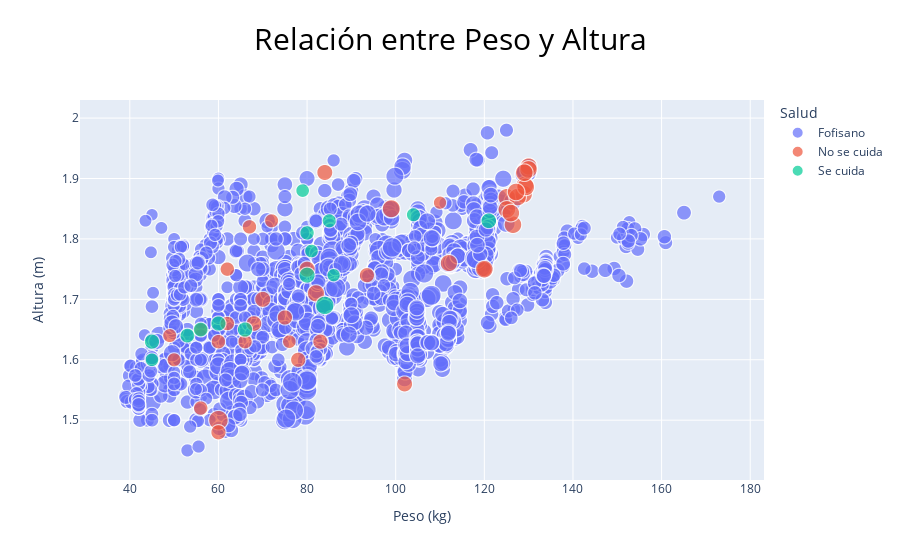

Notebook code cell kept with this figure:
### Markdown cell above
La cantidad de personas que se cuidan frente a las que no se cuidan es mínimamente superior en el grupo con peso insuficiente, en el resto de grupos hay mayor número de personas que no se cuidan

### Code cell
fig = px.scatter(obesidad_limpio, x='weight', y='height', color='Salud', size='age',
                 labels={'weight': 'Peso (kg)', 'height': 'Altura (m)'},
                 title='Relación entre Peso y Altura')
# Modificar el título
fig.update_layout(title_font=dict(size=30,color='black'),title_x=0.5)
# Mostrar el gráfico
fig.show()

### Figure 1 — Plotly figure (JSON) as saved in the notebook; plotly's stock layout.template omitted (floating-point values rounded to 4 significant figures; data arrays with more than 128 entries replaced by an {"elided": "..."} marker saying what was removed)
{"data": [{"hovertemplate": "Salud=Fofisano<br>Peso (kg)=%{x}<br>Altura (m)=%{y}<br>age=%{marker.size}<extra></extra>", "legendgroup": "Fofisano", "marker": {"color": "#636efa", "size": {"elided": "1999 float values"}, "sizemode": "area", "sizeref": 0.1, "symbol": "circle"}, "mode": "markers", "name": "Fofisano", "showlegend": true, "type": "scattergl", "x": {"elided": "1999 float values"}, "xaxis": "x", "y": {"elided": "1999 float values"}, "yaxis": "y"}, {"hovertemplate": "Salud=No se cuida<br>Peso (kg)=%{x}<br>Altura (m)=%{y}<br>age=%{marker.size}<extra></extra>", "legendgroup": "No se cuida", "marker": {"color": "#EF553B", "size": [21, 30, 20, 21, 30, 19, 23, 19, 23, 38, 20, 21, 30, 26, 23, 26, 23, 26, 23, 21, 33, 20, 21, 21, 18, 26, 23, 25, 30.61, 31.46, 31.35, 30.58, 31.19, 31.36, 31.03, 30.68, 31.21, 30.9, 31.2, 31.19], "sizemode": "area", "sizeref": 0.1, "symbol": "circle"}, "mode": "markers", "name": "No se cuida", "showlegend": true, "type": "scattergl", "x": [56, 82, 50, 62, 112, 76, 75, 56, 93.5, 60, 72, 60, 130, 84, 60, 80, 83, 102, 78, 66, 99, 49, 67, 62, 110, 70, 120, 68, 120, 128.9, 126.5, 125.1, 129.2, 127.5, 129.3, 130.0, 127.2, 129.0, 125.1, 126.0], "xaxis": "x", "y": [1.52, 1.71, 1.6, 1.66, 1.76, 1.63, 1.67, 1.65, 1.74, 1.5, 1.83, 1.63, 1.92, 1.91, 1.48, 1.75, 1.63, 1.56, 1.6, 1.63, 1.85, 1.64, 1.82, 1.75, 1.86, 1.7, 1.75, 1.66, 1.75, 1.874, 1.824, 1.869, 1.889, 1.869, 1.886, 1.915, 1.878, 1.91, 1.849, 1.843], "yaxis": "y"}, {"hovertemplate": "Salud=Se cuida<br>Peso (kg)=%{x}<br>Altura (m)=%{y}<br>age=%{marker.size}<extra></extra>", "legendgroup": "Se cuida", "marker": {"color": "#00cc96", "size": [22, 22, 21, 23, 19, 23, 34, 20, 25, 19, 19, 26, 23, 18, 20], "sizemode": "area", "sizeref": 0.1, "symbol": "circle"}, "mode": "markers", "name": "Se cuida", "showlegend": true, "type": "scattergl", "x": [53, 56, 80, 45, 45, 60, 84, 85, 121, 81, 79, 80, 66, 86, 104], "xaxis": "x", "y": [1.64, 1.65, 1.81, 1.63, 1.6, 1.66, 1.69, 1.83, 1.83, 1.78, 1.88, 1.74, 1.65, 1.74, 1.84], "yaxis": "y"}], "layout": {"legend": {"itemsizing": "constant", "title": {"text": "Salud"}, "tracegroupgap": 0}, "title": {"font": {"color": "black", "size": 30}, "text": "Relación entre Peso y Altura", "x": 0.5}, "xaxis": {"anchor": "y", "domain": [0, 1], "title": {"text": "Peso (kg)"}}, "yaxis": {"anchor": "x", "domain": [0, 1], "title": {"text": "Altura (m)"}}}}
